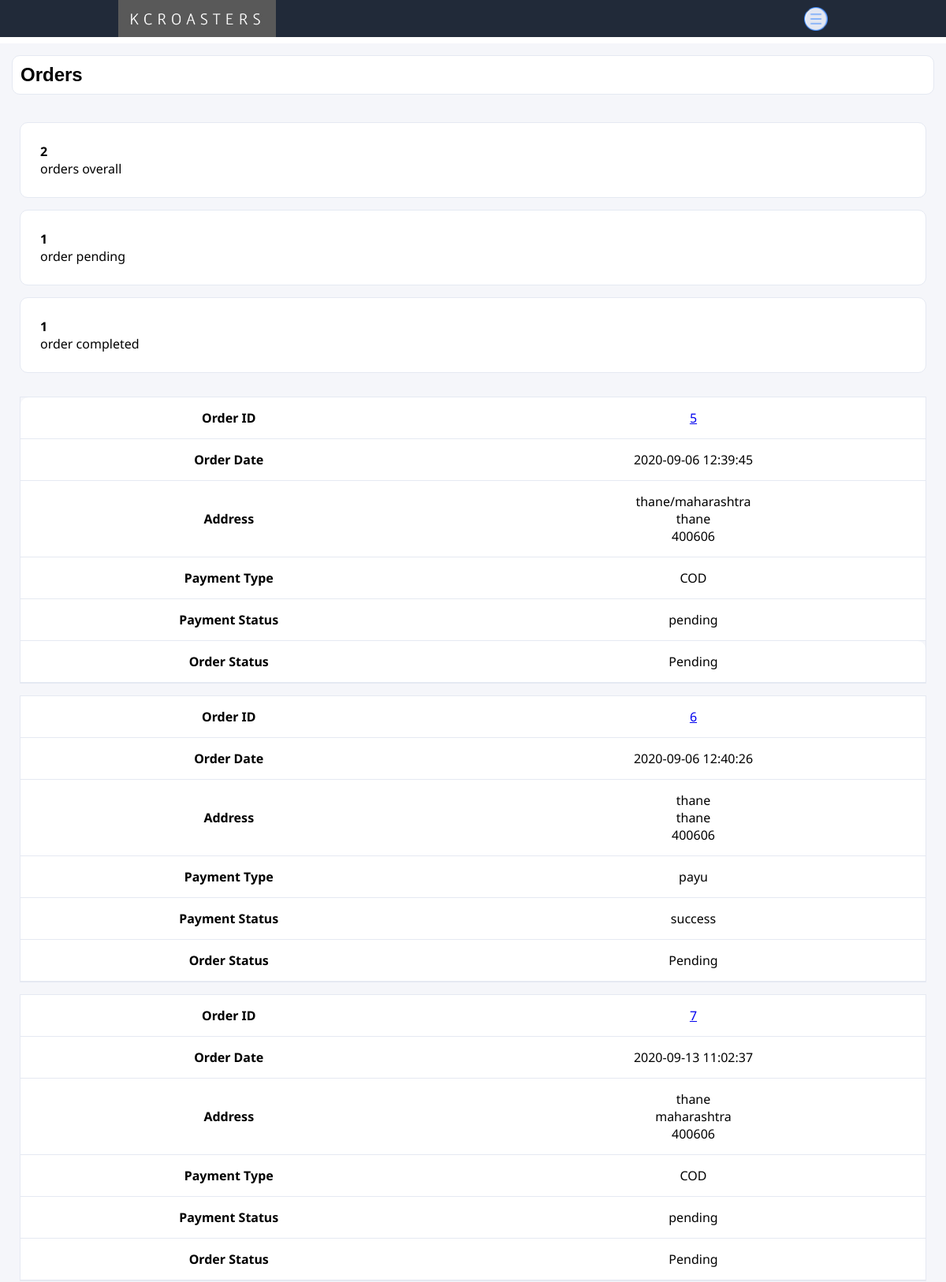
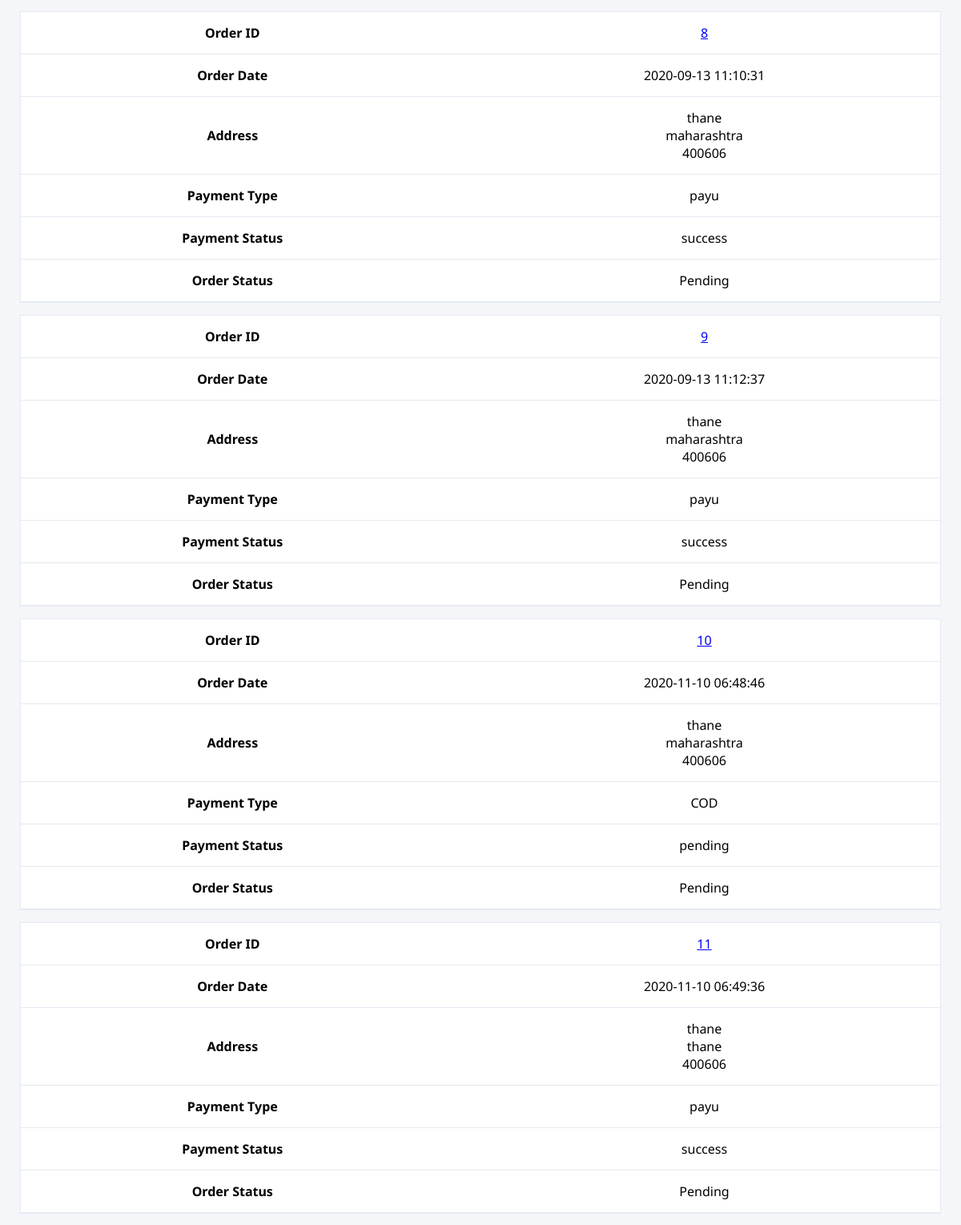
The page /phpeCom/admin/order_master.php (signed in, upper part) on the database its author committed (2 pictures, top to bottom).
### tables this page shows
CREATE TABLE `order` (
  `id` int(11) NOT NULL,
  `user_id` int(11) NOT NULL,
  `address` varchar(255) NOT NULL,
  `city` varchar(255) NOT NULL,
  `pincode` int(11) NOT NULL,
  `payment_type` varchar(255) NOT NULL,
  `total_price` float NOT NULL,
  `payment_status` varchar(255) NOT NULL,
  `order_status` int(11) NOT NULL,
  `txnid` varchar(20) NOT NULL,
  `mihpayid` varchar(20) NOT NULL,
  `payu_status` varchar(10) NOT NULL,
  `added_on` datetime NOT NULL
);

CREATE TABLE `order_status` (
  `id` int(11) NOT NULL,
  `name` varchar(255) NOT NULL
);

### phpeCom/admin/order_master.php (the view, shortened to what this page needs)
<?php
require('top.inc.php');
?>
<section id="order" class="main-display">
	<div class="heading">
		<h2>Orders</h2>
	</div>
	<div class="main-display-content">
		<div class="stats">
			<div class="stats-card">
				<h4>2</h4>
				<p>orders overall</p>
			</div>
			<div class="stats-card">
				<h4>1</h4>
				<p>order pending</p>
			</div>
			<div class="stats-card">
				<h4>1</h4>
				<p>order completed</p>
			</div>
		</div>
		<table>
			<tbody>
				<?php
				$res = mysqli_query($con, "select `order`.*,order_status.name as order_status_str from `order`,order_status where order_status.id=`order`.order_status");
				while ($row = mysqli_fetch_assoc($res)) {
				?>
					<tr>
						<td><a href="order_master_detail.php?id=<?php echo $row['id'] ?>"> <?php echo $row['id'] ?></a></td>
						<td><?php echo $row['added_on'] ?></td>
						<td>
							<?php echo $row['address'] ?><br />
							<?php echo $row['city'] ?><br />
							<?php echo $row['pincode'] ?>
						</td>
						<td><?php echo $row['payment_type'] ?></td>
						<td><?php echo $row['payment_status'] ?></td>
						<td><?php echo $row['order_status_str'] ?></td>
					</tr>
				<?php } ?>
			</tbody>
		</table>
	</div>
	<?php
	require('footer.inc.php');
	?>

### phpeCom/admin/top.inc.php (style rules this page uses)
* { margin: 0; padding: 0; box-sizing: border-box; font-family: var(--content); }
@media only screen and (max-width: 760px),
      (min-device-width: 768px) and (max-device-width: 1024px) { section { margin-top: 55px; } }
.main-display { background-color: var(--gray-light); flex: auto; overflow: auto; padding: 15px; display: flex; flex-direction: column; justify-content: space-between; }
.main-display-content { padding: 0 50px; height: 100vh; overflow-y: scroll; }
.heading { display: flex; align-items: center; margin-bottom: 25px; background-color: var(--white); padding: 10px; border: var(--default-border); border-radius: var(--default-radius); }
.heading>h2 { font-family: var(--heading); margin-right: 15px; }
.stats { padding: 10px 0; display: flex; }
.stats-card:nth-child(2) { margin: 0 30px; }
.stats-card { flex: auto; padding: 25px; background-color: var(--white); border: var(--default-border); border-radius: var(--default-radius) }
table { width: 100%; border-collapse: separate; border-spacing: 0; }
td { background-color: var(--white); border: var(--default-border); }
tr:first-child td:first-child { border-top-left-radius: var(--default-radius); }
tr:first-child td:last-child { border-top-right-radius: var(--default-radius); }
td, th { padding: 15px; text-align: center; }
@media only screen and (max-width: 1110px),
      (min-device-width: 768px) and (max-device-width: 1024px) { .heading { margin-bottom: 15px; } }
@media only screen and (max-width: 1110px),
      (min-device-width: 768px) and (max-device-width: 1024px) { .main-display-content { padding: 10px; } }
@media only screen and (max-width: 1110px),
      (min-device-width: 768px) and (max-device-width: 1024px) { .stats { flex-direction: column; } }
@media only screen and (max-width: 1110px),
      (min-device-width: 768px) and (max-device-width: 1024px) { .stats-card:nth-child(2) { margin: 15px 0; } }
@media only screen and (max-width: 1110px),
      (min-device-width: 768px) and (max-device-width: 1024px) { table { margin-top: 20px; } }
@media only screen and (max-width: 1110px),
      (min-device-width: 768px) and (max-device-width: 1024px) { table, thead, tbody, th, td, tr { display: block; } }
@media only screen and (max-width: 1110px),
      (min-device-width: 768px) and (max-device-width: 1024px) { tr { border: var(--default-border); margin: 15px 0; } }
@media only screen and (max-width: 1110px),
      (min-device-width: 768px) and (max-device-width: 1024px) { td { border: none; border-bottom: var(--default-border); position: relative; padding-left: 50%; } }
@media only screen and (max-width: 1110px),
      (min-device-width: 768px) and (max-device-width: 1024px) { td:before { position: absolute; top: 6px; left: 6px; width: 45%; padding-right: 10px; white-space: nowrap; } }
@media only screen and (max-width: 1110px),
      (min-device-width: 768px) and (max-device-width: 1024px) { #order td:nth-of-type(1):before { content: "Order ID"; font-weight: bold; top: 50%; transform: translateY(-50%); } }
@media only screen and (max-width: 1110px),
      (min-device-width: 768px) and (max-device-width: 1024px) { #order td:nth-of-type(2):before { content: "Order Date"; font-weight: bold; top: 50%; transform: translateY(-50%); } }
@media only screen and (max-width: 1110px),
      (min-device-width: 768px) and (max-device-width: 1024px) { #order td:nth-of-type(3):before { content: "Address"; font-weight: bold; top: 50%; transform: translateY(-50%); } }
@media only screen and (max-width: 1110px),
      (min-device-width: 768px) and (max-device-width: 1024px) { #order td:nth-of-type(4):before { content: "Payment Type"; font-weight: bold; top: 50%; transform: translateY(-50%); } }
@media only screen and (max-width: 1110px),
      (min-device-width: 768px) and (max-device-width: 1024px) { #order td:nth-of-type(5):before { content: "Payment Status"; font-weight: bold; top: 50%; transform: translateY(-50%); } }
@media only screen and (max-width: 1110px),
      (min-device-width: 768px) and (max-device-width: 1024px) { #order td:nth-of-type(6):before { content: "Order Status"; font-weight: bold; top: 50%; transform: translateY(-50%); } }

### rows shown on the page
order: id "5", added_on "2020-09-06 12:39:45", address "thane/maharashtra", city "thane", pincode "400606", payment_type "COD", payment_status "pending", order_status.name "Pending"
order: id "6", added_on "2020-09-06 12:40:26", address "thane", city "thane", pincode "400606", payment_type "payu", payment_status "success", order_status.name "Pending"
order: id "7", added_on "2020-09-13 11:02:37", address "thane", city "maharashtra", pincode "400606", payment_type "COD", payment_status "pending", order_status.name "Pending"
order: id "8", added_on "2020-09-13 11:10:31", address "thane", city "maharashtra", pincode "400606", payment_type "payu", payment_status "success", order_status.name "Pending"
order: id "9", added_on "2020-09-13 11:12:37", address "thane", city "maharashtra", pincode "400606", payment_type "payu", payment_status "success", order_status.name "Pending"
order: id "10", added_on "2020-11-10 06:48:46", address "thane", city "maharashtra", pincode "400606", payment_type "COD", payment_status "pending", order_status.name "Pending"
order: id "11", added_on "2020-11-10 06:49:36", address "thane", city "thane", pincode "400606", payment_type "payu", payment_status "success", order_status.name "Pending"
